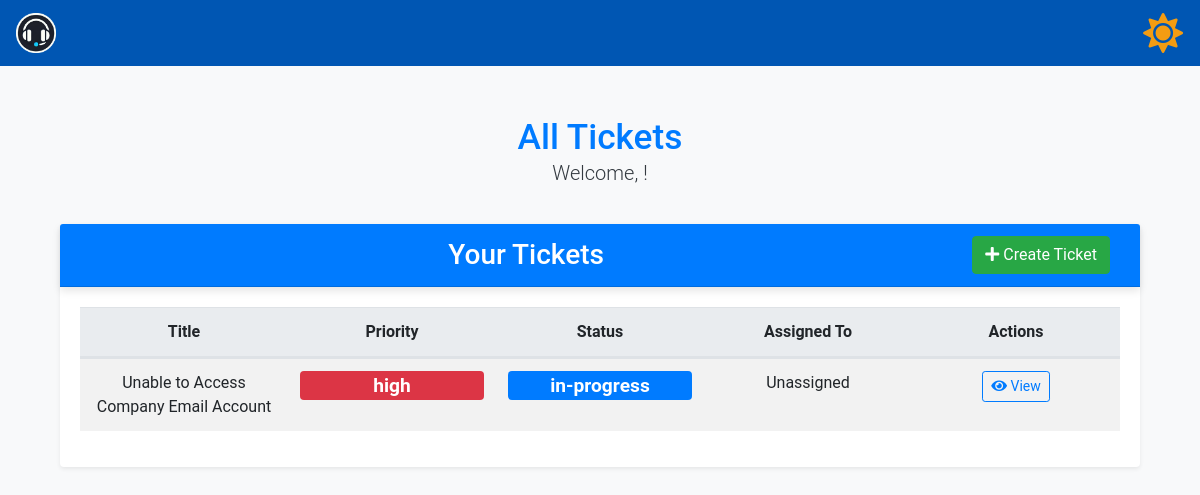
The page /all_tickets on the database its author committed.
### app/models.py (models this page shows)
class Ticket(db.Model):
    id = db.Column(db.Integer, primary_key=True)
    title = db.Column(db.String(150), nullable=False)
    description = db.Column(db.Text, nullable=False)
    status = db.Column(db.String(50), nullable=False)
    priority = db.Column(db.String(50), nullable=False)
    created_at = db.Column(db.DateTime, default=datetime.utcnow)
    updated_at = db.Column(
        db.DateTime, default=datetime.utcnow, onupdate=datetime.utcnow
    )
    assigned_to = db.Column(db.Integer, db.ForeignKey("user.id"))
    user_id = db.Column(db.Integer, db.ForeignKey("user.id"))
    creator = db.relationship("User", foreign_keys=[user_id], back_populates="created_tickets", overlaps="assigned_tickets,comments")
    assignee = db.relationship("User", foreign_keys=[assigned_to], back_populates="assigned_tickets", overlaps="created_tickets,comments")
    ticket_comments = db.relationship("Comment", back_populates="ticket")

### app/routes.py (the view)
@bp.route('/all_tickets')
def all_tickets():
    tickets = Ticket.query.all()  # or your logic to get all tickets
    return render_template('all_tickets.html', tickets=tickets, view='all')

### app/templates/all_tickets.html (shortened to what this page needs)
{% extends "base.html" %} {% block content %}
<div class="container mt-5">
  <div class="row mb-2">
    <div class="col-12 text-center">
      <h2 class="text-primary mb-0">All Tickets</h2>
      <p class="lead">Welcome, {{ current_user.name }}!</p>
    </div>
  </div>
  <div class="card shadow-sm">
    <div
      class="card-header bg-primary text-white d-flex justify-content-between align-items-center"
    >
      <h3 class="text-center mb-0 flex-grow-1">Your Tickets</h3>
      <div>
        <a class="btn btn-success" href="{{ url_for('main.create_ticket') }}">
          <i class="fas fa-plus"></i> Create Ticket
        </a>
      </div>
    </div>
    <div class="card-body">
      <table class="table table-striped table-hover">
        <thead>
          <tr class="d-flex justify-content-between">
            <th class="col text-center">Title</th>
            <th class="col text-center">Priority</th>
            <th class="col text-center">Status</th>
            <th class="col text-center">Assigned To</th>
            <th class="col text-center">Actions</th>
          </tr>
        </thead>
        <tbody>
          {% for ticket in tickets %}
          <tr class="d-flex justify-content-between">
            <td class="col text-center">{{ ticket.title }}</td>
            <td class="col text-center">
              <span class="badge badge-priority-{{ ticket.priority }}"
                >{{ ticket.priority }}</span
              >
            </td>
            <td class="col text-center">
              <span class="badge badge-status-{{ ticket.status|lower }}"
                >{{ ticket.status }}</span
              >
            </td>
            <td class="col text-center">
              {{ ticket.assignee.name if ticket.assignee else 'Unassigned' }}
            </td>
            <td class="col text-center">
              <a
                href="{{ url_for('main.ticket_details', ticket_id=ticket.id) }}"
                class="btn btn-outline-primary btn-sm"
              >
                <i class="fas fa-eye"></i> View
              </a>
            </td>
          </tr>
          {% endfor %}
        </tbody>
      </table>
    </div>
  </div>
</div>
{% endblock %}

### app/static/styles.css (style rules this page uses)
body { font-family: "Roboto", sans-serif; background-color: #f8f9fa; margin: 0; color: #343a40; }
.container { margin-top: 50px; }
h2 { color: #007bff; }
.table th, .table td { vertical-align: middle; }
.table th { background-color: #e9ecef; }
.card { border: none; margin-top: 20px; box-shadow: 0 4px 8px rgba(0, 0, 0, 0.1); }
.card-header { background-color: #007bff; color: #ffffff; font-size: 1.25rem; font-weight: 500; box-shadow: 0 4px 8px rgba(0, 0, 0, 0.1); display: flex; justify-content: space-between; align-items: center; }
.card-header .text-center { flex-grow: 1; margin: 0; text-align: center; }
.btn-primary, .btn-secondary, .btn-success, .btn-warning { margin-right: 10px; }
.btn-success { background-color: #28a745; border-color: #28a745; margin-left: auto; }
.btn-outline-primary { border-color: #007bff; color: #007bff; }
.badge { font-size: 1.2em; }
.text-primary { color: #007bff !important; font-size: 2.2em; }
.badge-priority-low, .badge-priority-medium, .badge-priority-high, .badge-status-open, .badge-status-in-progress, .badge-status-closed { text-align: center; width: 100%; }
.badge-priority-high { background-color: #dc3545; color: white; }
.badge-status-in-progress { background-color: #007bff; color: rgb(255, 255, 255); }

### rows shown on the page
Ticket: title "Unable to Access Company Email Account", priority "high", status "in-progress", assignee "Unassigned"
